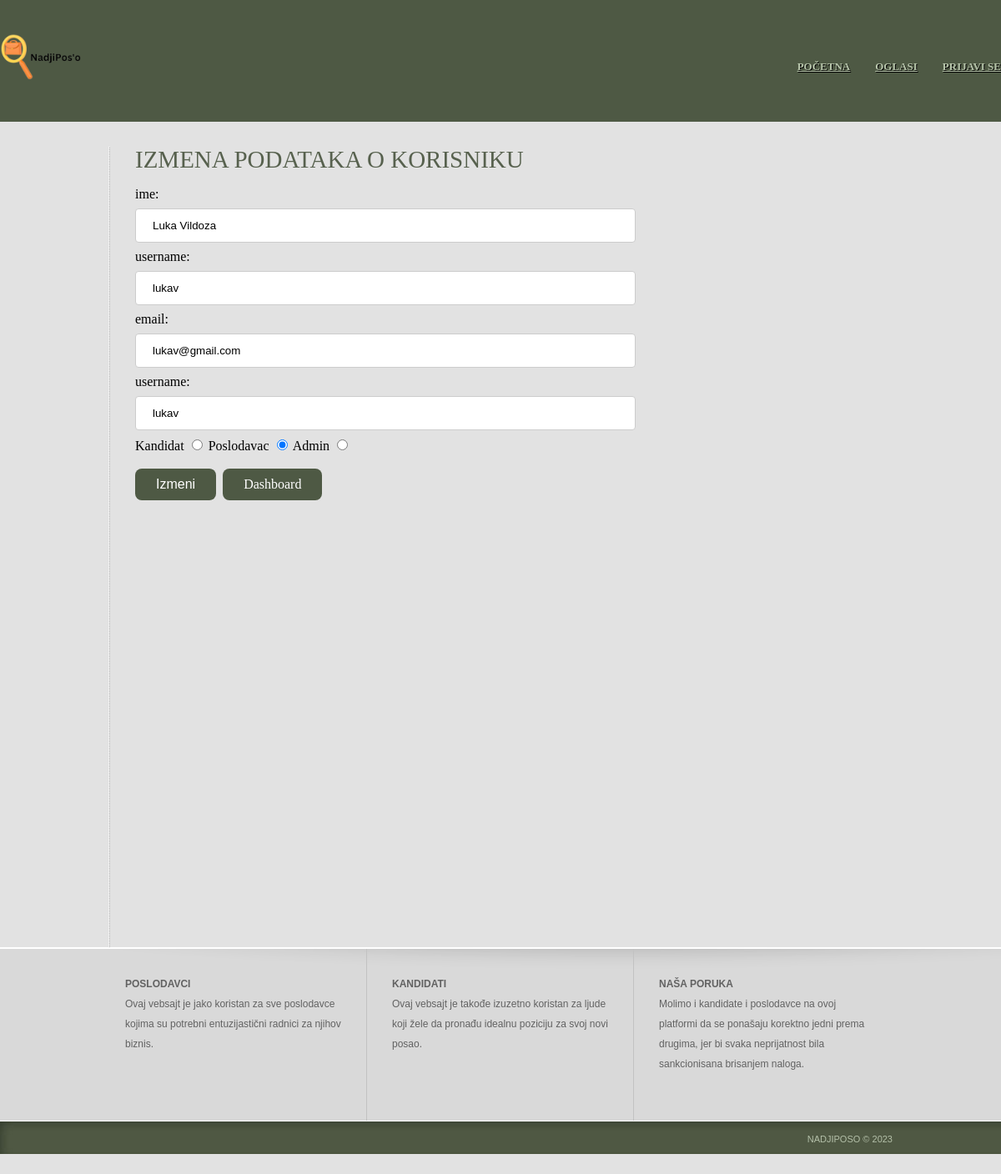
Page /izmeni.php?id=21 on the committed database.
### tables this page shows
CREATE TABLE IF NOT EXISTS `tb_user` (
  `id` int NOT NULL AUTO_INCREMENT,
  `name` varchar(50) NOT NULL,
  `username` varchar(25) NOT NULL,
  `email` varchar(50) NOT NULL,
  `password` varchar(75) NOT NULL,
  `uloga` int NOT NULL,
  PRIMARY KEY (`id`)
);

### reglog_db.php (called while the page is built, shortened)
<?php
class reglog_db {
private $dbh;
function __construct() {
try {
$konekcioni_string =
"mysql:host=".self::name_hosta.";dbname=".self::name_baze;
$this->dbh = new PDO($konekcioni_string, self::korisnik, self::sifra);
}
catch(PDOException $e) {
echo "GRESKA: ";
echo $e->getMessage();
}
}
public function uzmi_podatke_o_korisniku($id) {
    try {
    $sql = "SELECT * FROM tb_user WHERE id=$id";
    $pdo_izraz = $this->dbh->query($sql);
    $obj = $pdo_izraz->fetch(PDO::FETCH_ASSOC);
    return $obj;
    }
    catch(PDOException $e) {
    echo "GRESKA: ";
    echo $e->getMessage();
    }
    }
    }
    ?>

### izmeni.php (the view, shortened to what this page needs)
<!DOCTYPE HTML>
<html>
<head>
	<link rel="stylesheet" href="css/style.css" type="text/css">
</head>
<body>
<div id="header">
			<div class="logo">
			<a href="index.php"><img src="images/logo.png" alt="LOGO" height="30%" width="40%"></a>
			</div>
			<?php if($row["uloga"] == "1") : ?>
				<ul class="navigation">
				<li class="active">
					<a href="index.php">Početna</a>
				</li>
				<li>
					<a href="poslovi.php">Oglasi</a>
				</li>
				<li>
					<a href="profil.php">Moj Profil</a>
				</li>
				<li>
					<a href="logout.php">Odjavi se</a>
				</li>
			</ul>
			<?php else : ?>
				<ul class="navigation">
				<li class="active">
					<a href="index.php">Početna</a>
				</li>
				<li>
					<a href="poslovi.php">Oglasi</a>
				</li>
				<li>
					<a href="login.php">Prijavi se</a>
				</li>
			</ul>
			<?php endif; ?>
</div>
<div id="contents">
		<div class="clearfix">
			<div class="main">
			<h1>Izmena podataka o Korisniku</h1>
			<?php
			require_once 'reglog_db.php';
			$reglog = new reglog_db();
			$podaci = $reglog->uzmi_podatke_o_korisniku($_GET["id"]);
			?>
			<?php if (!isset ($_GET["ime"])) { ?>
			<form id ="forma" action="<?php $_SERVER["PHP_SELF"] ?>" method="get">
			ime: <input id="ime" name="ime" type="text" size="20" value="<?php echo $podaci['name']?>"><br />
			username: <input id="username" name="username" type="text" size="20"  value="<?php echo $podaci['username']?>"><br />
			email: <input id="email" name="email" type="text" size="20"value="<?php echo $podaci['email']?>"><br />
			username: <input id="password" name="password" type="text" size="20" value="<?php echo $podaci['password']?>"><br />
						<label for="kandidat">Kandidat</label>
						<input type="radio" name="uloga" id="uloga" required value="1" <?php echo ($podaci['uloga'] == "1" ? 'checked="checked"': ''); ?>>
						<label for="poslodavac">Poslodavac</label>
						<input type="radio" name="uloga" id="uloga" required value="2" <?php echo ($podaci['uloga'] == "2" ? 'checked="checked"': ''); ?>>
						<label for="admin">Admin</label>
						<input type="radio" name="uloga" id="uloga" required value="3" <?php echo ($podaci['uloga'] == "3" ? 'checked="checked"': ''); ?>><br>
			<br>
			<input type="button" value='Izmeni' onclick="validacija_submit()" id='dugme'/>
			&nbsp<a href="dashboard.php" id='dugme'>Dashboard</a>
		</form>
			<?php
			}
			?>
            </div>
        </div>
		<div id="footer">
		<div class="clearfix">
			<div class="section">
				<h4>Poslodavci</h4>
				<p>Ovaj vebsajt je jako koristan za sve poslodavce kojima su potrebni entuzijastični radnici za njihov biznis.</p>
			</div>
			<div class="section">
				<h4>Kandidati</h4>
				<p>Ovaj vebsajt je takođe izuzetno koristan za ljude koji žele da pronađu idealnu poziciju za svoj novi posao.</p>
			</div>
			<div class="section">
				<h4>Naša poruka</h4>
				<p>Molimo i kandidate i poslodavce na ovoj platformi da se ponašaju korektno jedni prema drugima, jer bi svaka neprijatnost bila sankcionisana brisanjem naloga.</p>
			</div>
		</div>
		<div id="footnote">
			<div class="clearfix">
				<p>nadjiposo © 2023</p>
			</div>
		</div>
	</div>
</body>
</html>

### css/style.css (style rules this page uses)
body { background-color: #e2e2e2; min-width: 960px; margin: 0; }
img { display: block; border: 0; }
.clearfix { width: 960px; margin: 0 auto; }
.clearfix:after { clear:both; content:""; display:block; line-height:0; height:1%; visibility:hidden; }
#header { background: #4e5944 ; padding: 40px 0 46px; }
.logo { display: inline-block; }
.navigation { float: right; list-style: none; margin: 28px 0 0; padding: 0; }
.navigation li { float: left; margin-left: 30px; position: relative; }
.navigation li > a { color: #b8c6ac; font: bold 13px/24px Times, "Times New Roman", serif; text-decoration: none; text-shadow: 1px 1px #000; text-transform: uppercase; text-decoration: underline; }
#contents { padding-bottom: 24px; }
#contents > div.clearfix:first-child { width: 940px; padding: 30px 10px 0; }
h1 { color: #57614e; font: 29px/30px "Times New Roman", Times, serif; margin: 0 0 12px; text-transform: uppercase; }
p { color: #626262; font: 14px/24px Arial, Helvetica, sans-serif; margin: 0 0 24px; }
.testimonial, .main, .sidebar > div h2, .sidebar ul li, .main > .section { background-image: url(../images/border.png); background-position: left top; background-repeat: repeat-y; }
.main { float: left; min-height: 960px; width: 600px; padding: 0 0 0 32px; }
.main h1 { margin-bottom: 18px; }
#name,#username,#email,#password,#confirmpassword,#usernameemail,#naslov,#lokacija,#sprema,#opis,#rok,#cv,#datum_rodjenja,#iskustvo,#sadrzaj,#ime_firme,#ime { width: 100%;padding: 12px 20px;margin: 8px 0;display: inline-block;border: 1px solid #ccc;border-radius: 4px;box-sizing: border-box; }
#footer { background: #d9d9d9 url(../images/bg-footer.png) repeat-x left top; border-top: 2px solid #fff; }
#footer .section { float: left; min-height: 146px; width: 259px; border-left: 1px solid #c2c2c2; padding: 30px; }
#footer .section h4 { color: #626262; font: bold 12px/24px Arial, Helvetica, sans-serif; margin: 0; text-transform: uppercase; }
#footer .section p { font-size: 12px; margin: 0; }
#footer .section:first-child { border: 0; }
#footnote { background: url(../images/bg-footnote.jpg) repeat-x left top; border-top: 1px solid #fff; padding: 6px 0 3px; }
#footnote p { color: #b5c1aa; font: 11px/30px Arial, Helvetica, sans-serif; margin: 0; padding-right: 10px; text-align: right; text-transform: uppercase; }
#openkom,#openprij,#uzmiprijave,#dugme { cursor: pointer; background-color: #4e5944;border: none;color: white;padding: 10px 25px;text-align: center;text-decoration: none;display: inline-block;font-size: 16px;border-radius: 8px; }

### rows in the picture
tb_user: ime "Luka Vildoza", username "lukav", password "lukav", uloga "☑"
